Frame 1 (no input): blank canvas, image omitted
Frame 60 (no input): blank canvas, image omitted
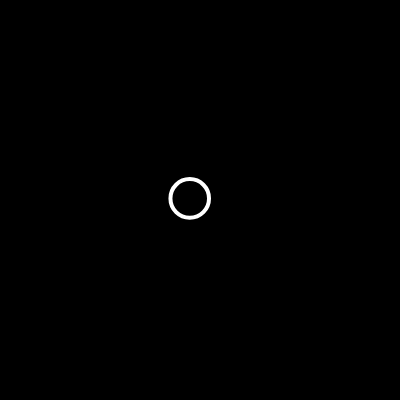
Frame 120 (the mouse pressed at the canvas centre since frame 60)

The p5.js sketch whose frames 1 and 60 were blank and that drew this single picture after the mouse press (run headless with seeded random() and noise() and a simulated clock; from frame 60 on, the mouse is pressed at the canvas centre):

// p5.js sketch
// ── sketch.js
let bubbles = [];

function setup() {
  createCanvas(400, 400);
}

function draw() {
  background(0);

  //peercorrendo o array bubbles
  for(let bubble of bubbles){
    bubble.show();
    bubble.move();
  }
}

function mousePressed(){
  let raio = random(10,50);
  let bubble = new Bubble(mouseX,mouseY,raio);
  bubbles.push(bubble);
}

//--------------função Clica e Arrasta
function mouseDragged(){
  let raio = random(10,50);
  let bubble = new Bubble(mouseX,mouseY,raio);
  bubbles.push(bubble);
}
// ── Bubble.js
class  Bubble{
  constructor(x,y,r){
    this.x =x;
    this.y =y;
    this.r =r;
  }
  show(){
    stroke(255);
    strokeWeight(4);
    noFill();
    circle(this.x, this.y, this.r);
  }
  move(){
    this.x = this.x + random(-5,5);
    this.y = this.y + random(-5,5);
  }
}
